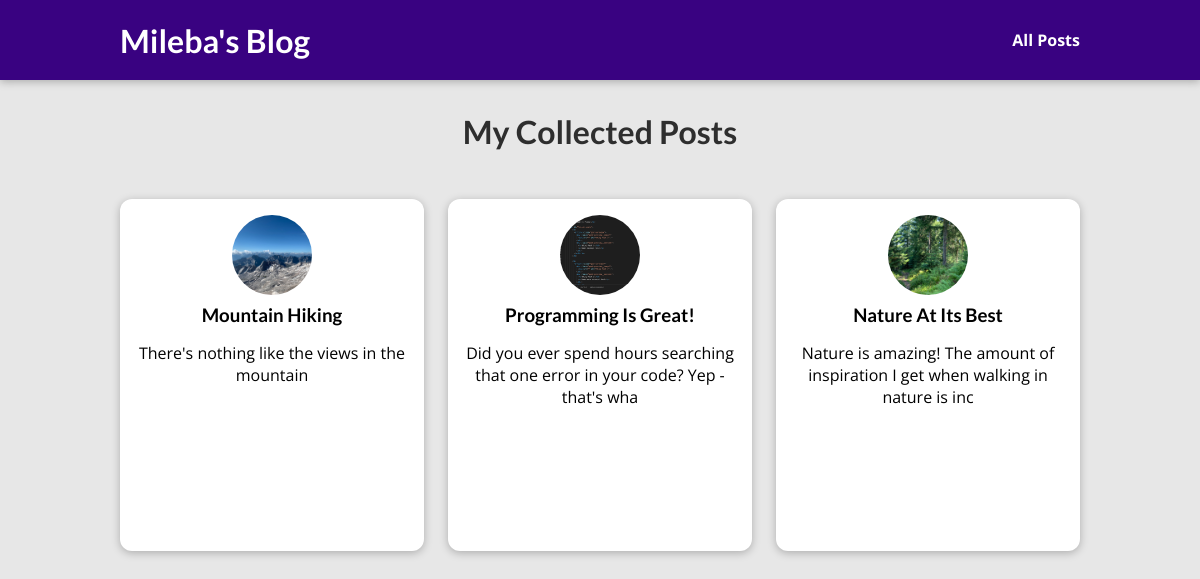
/posts/, run on the app's committed database.
### blog/models.py (models this page shows, shortened)
class Post(models.Model):
    title = models.CharField(max_length=80)
    excerpt = models.CharField(max_length=80)
    image = models.ImageField(upload_to="posts", null=True)
    date = models.DateField(auto_now_add=True)
    slug = models.SlugField(default="", unique=True)
    content = models.TextField()
    author = models.ForeignKey(
        Author, on_delete=models.SET_NULL, related_name="posts", null=True)
    tag = models.ManyToManyField(Tag)

### blog/views.py (the view)
# urls.py: path('posts/', views.posts, name="post"),
def posts(request):
    all_posts = Post.objects.all()
    return render(request, 'blog/all-posts.html', {
        "all_post": all_posts
    })

### blog/templates/blog/all-posts.html (shortened to what this page needs)
{% extends 'base.html' %}
{% load static %}
{% block css_files %}
 <link rel="stylesheet" href="{% static 'blog/all-posts.css' %}">
 <link rel="stylesheet" href="{% static 'blog/post.css' %}">
{% endblock css_files %}
{% block content %}
  <section id="all-posts">
    <h2>My Collected Posts</h2>
    <ul>
      {% for post in all_post  %}
        {% include 'blog/includes/post.html' %}
      {% endfor %}
    </ul>
  </section>
{% endblock content %}

### blog/templates/blog/includes/post.html
<li>
  <article class="post">
    <a href="{% url 'post_details' post.slug%}">
      <img src="{{ post.image.url }}" alt="{{post.title}}" />
      <div class="post__content">
        <h3>{{post.title}}</h3>
        <p>{{post.excerpt}}</p>
      </div>
    </a>
  </article>
</li>

### static/app.css (style rules this page uses)
* { box-sizing: border-box; }
html { font-family: "Open Sans", "Lato", sans-serif; }
body { margin: 0; }
h1, h2, h3 { font-family: "Lato", sans-serif; font-weight: bold; }

### blog/static/blog/all-posts.css (style rules this page uses)
body { background-color: #e7e7e7; }
#all-posts { margin: 7rem auto; width: 90%; max-width: 60rem; }
#all-posts h2 { text-align: center; font-size: 2rem; color: #2e2e2e; margin: 3rem 0; }
ul { list-style: none; margin: 0; padding: 0; display: grid; grid-template-columns: repeat(auto-fill, minmax(17rem, 1fr)); gap: 1.5rem; }
.post img { width: 7rem; height: 7rem; }
.post a { height: 22rem; transform-origin: center; box-shadow: 0 2px 8px rgba(0, 0, 0, 0.25); border-radius: 12px; background-color: white; }

### blog/static/blog/post.css (style rules this page uses)
.post { display: flex; flex-direction: column; align-items: center; text-align: center; }
.post a { text-decoration: none; color: black; transition: all 0.2s ease; padding: 1rem; }
.post img { width: 5rem; height: 5rem; object-fit: cover; border-radius: 50%; }
.post h3 { margin: 0.25rem 0; }

### data on the page
Post: image (picture), title "Mountain Hiking", excerpt "There's nothing like the views in the mountain"
Post: image (picture), title "Programming Is Great!", excerpt "Did you ever spend hours searching that one error in your code? Yep - that's wha"
Post: image (picture), title "Nature At Its Best", excerpt "Nature is amazing! The amount of inspiration I get when walking in nature is inc"
